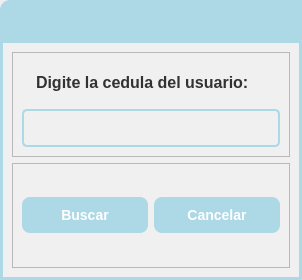
<?xml version="1.0" encoding="UTF-8"?>
<ui version="4.0">
 <class>Dialog</class>
 <widget class="QDialog" name="Dialog">
  <property name="geometry">
   <rect>
    <x>0</x>
    <y>0</y>
    <width>302</width>
    <height>280</height>
   </rect>
  </property>
  <property name="windowTitle">
   <string>Dialog</string>
  </property>
  <layout class="QVBoxLayout" name="verticalLayout">
   <property name="spacing">
    <number>0</number>
   </property>
   <property name="leftMargin">
    <number>0</number>
   </property>
   <property name="topMargin">
    <number>0</number>
   </property>
   <property name="rightMargin">
    <number>0</number>
   </property>
   <property name="bottomMargin">
    <number>0</number>
   </property>
   <item>
    <widget class="QFrame" name="menuBar_frame_2">
     <property name="minimumSize">
      <size>
       <width>0</width>
       <height>40</height>
      </size>
     </property>
     <property name="maximumSize">
      <size>
       <width>16777215</width>
       <height>40</height>
      </size>
     </property>
     <property name="styleSheet">
      <string notr="true">QFrame#menuBar_frame_2{
background-color: rgb(173, 216, 230);
border-top-left-radius: 10px;
}
</string>
     </property>
     <property name="frameShape">
      <enum>QFrame::StyledPanel</enum>
     </property>
     <property name="frameShadow">
      <enum>QFrame::Raised</enum>
     </property>
     <layout class="QHBoxLayout" name="horizontalLayout_5">
      <property name="spacing">
       <number>6</number>
      </property>
      <property name="leftMargin">
       <number>9</number>
      </property>
      <property name="topMargin">
       <number>11</number>
      </property>
      <property name="rightMargin">
       <number>15</number>
      </property>
      <property name="bottomMargin">
       <number>0</number>
      </property>
     </layout>
    </widget>
   </item>
   <item>
    <widget class="QFrame" name="central_frame">
     <property name="styleSheet">
      <string notr="true">QFrame#central_frame{
	border: 3px solid rgb(173, 216, 230); /* Bordes gruesos de color RGB(173, 216, 230) */
    background-color: rgb(240, 240, 240)
}

/* Estilo para QLabel */
QLabel {
    font-size: 16px;
    font-weight: bold;
    color: rgb(50, 50, 50);
    background-color: rgb(240, 240, 240);
    padding: 10px;
}

/* Estilo para QPushButton */
QPushButton {
    font-size: 14px;
    font-weight: bold;
    color: white;
    background-color: rgb(173, 216, 230);
    border: none;
    border-radius: 8px;
    padding: 10px 20px;
}

/* Efecto al pasar el mouse sobre el botón */
QPushButton:hover {
    background-color: rgb(150, 200, 220);
}

/* Efecto al presionar el botón */
QPushButton:pressed {
    background-color: rgb(130, 180, 200);
}
/* Estilo para QLineEdit */
QLineEdit {
    font-size: 14px;
    color: rgb(50, 50, 50);
    background-color: rgb(240, 240, 240);
    border: 2px solid rgb(173, 216, 230);
    border-radius: 5px;
    padding: 8px;
}

/* Efecto al pasar el mouse sobre el QLineEdit */
QLineEdit:hover {
    border: 2px solid rgb(150, 200, 220);
}

/* Efecto al estar enfocado en el QLineEdit */
QLineEdit:focus {
    border: 2px solid rgb(50, 150, 220);
}
</string>
     </property>
     <property name="frameShape">
      <enum>QFrame::StyledPanel</enum>
     </property>
     <property name="frameShadow">
      <enum>QFrame::Raised</enum>
     </property>
     <layout class="QVBoxLayout" name="verticalLayout_2">
      <item>
       <widget class="QFrame" name="data_frame">
        <property name="frameShape">
         <enum>QFrame::StyledPanel</enum>
        </property>
        <property name="frameShadow">
         <enum>QFrame::Raised</enum>
        </property>
        <layout class="QVBoxLayout" name="verticalLayout_4">
         <item>
          <widget class="QLabel" name="name_label">
           <property name="text">
            <string>Digite la cedula del usuario:</string>
           </property>
          </widget>
         </item>
         <item>
          <widget class="QLineEdit" name="name_lineEdit"/>
         </item>
        </layout>
       </widget>
      </item>
      <item>
       <widget class="QFrame" name="buttons_frame">
        <property name="frameShape">
         <enum>QFrame::StyledPanel</enum>
        </property>
        <property name="frameShadow">
         <enum>QFrame::Raised</enum>
        </property>
        <layout class="QHBoxLayout" name="horizontalLayout">
         <item>
          <widget class="QPushButton" name="add_pushButton">
           <property name="text">
            <string>Buscar</string>
           </property>
          </widget>
         </item>
         <item>
          <widget class="QPushButton" name="cancel_pushButton">
           <property name="text">
            <string>Cancelar</string>
           </property>
          </widget>
         </item>
        </layout>
       </widget>
      </item>
     </layout>
    </widget>
   </item>
  </layout>
 </widget>
 <resources>
  <include location="../icons.qrc"/>
  <include location="../icons.qrc"/>
 </resources>
 <connections/>
</ui>
